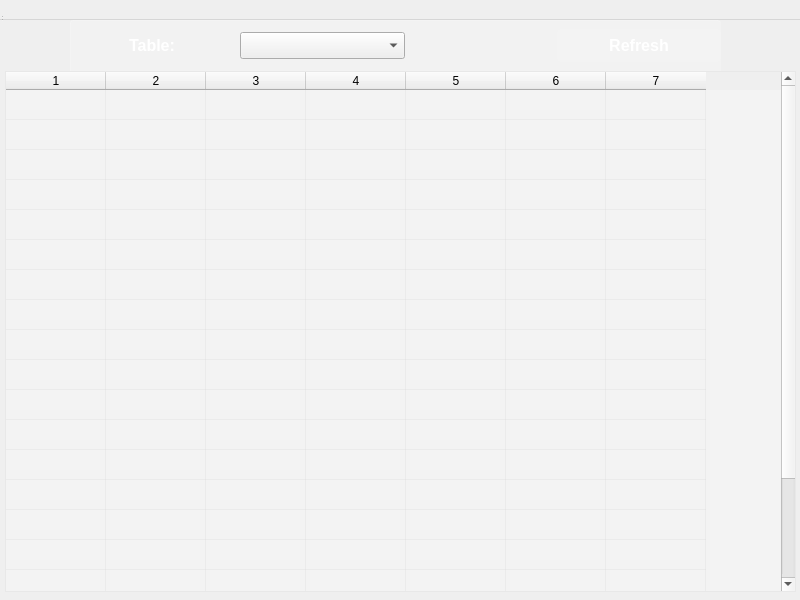
<?xml version="1.0" encoding="UTF-8"?>
<ui version="4.0">
 <class>TableWindow</class>
 <widget class="QWidget" name="TableWindow">
  <property name="geometry">
   <rect>
    <x>0</x>
    <y>0</y>
    <width>800</width>
    <height>600</height>
   </rect>
  </property>
  <property name="windowTitle">
   <string>Tablewindow</string>
  </property>
  <property name="styleSheet">
   <string notr="true">
#TableWindow {
position:absolute;
  top:0;
  right:0;
  bottom:0;
  left:0;


background: qradialgradient(cx:0.3, cy:0.86, radius:1, fx:0.3, fy:0.86, stop:0 rgba(255,255,255,0.03), stop:0.08 rgba(255,255,255,0.03), stop:0.08 transparent, stop:0.92 transparent), 
              qradialgradient(cx:0.55, cy:1, radius:1, fx:0.55, fy:1, stop:0 rgba(255,255,255,0.03), stop:0.08 rgba(255,255,255,0.03), stop:0.08 transparent, stop:0.92 transparent), 
              qradialgradient(cx:0.4, cy:0.75, radius:1, fx:0.4, fy:0.75, stop:0 rgba(255,255,255,0.03), stop:0.06 rgba(255,255,255,0.03), stop:0.06 transparent, stop:0.94 transparent), 
              qradialgradient(cx:0.07, cy:0.99, radius:1, fx:0.07, fy:0.99, stop:0 rgba(255,255,255,0.03), stop:0.06 rgba(255,255,255,0.03), stop:0.06 transparent, stop:0.94 transparent), 
              qradialgradient(cx:0.69, cy:0.76, radius:1, fx:0.69, fy:0.76, stop:0 rgba(255,255,255,0.03), stop:0.06 rgba(255,255,255,0.03), stop:0.06 transparent, stop:0.94 transparent), 
              qradialgradient(cx:0.02, cy:0.35, radius:1, fx:0.02, fy:0.35, stop:0 rgba(255,255,255,0.03), stop:0.06 rgba(255,255,255,0.03), stop:0.06 transparent, stop:0.94 transparent), 
              qradialgradient(cx:0.14, cy:0.48, radius:1, fx:0.14, fy:0.48, stop:0 rgba(255,255,255,0.03), stop:0.06 rgba(255,255,255,0.03), stop:0.06 transparent, stop:0.94 transparent), 
              qradialgradient(cx:0.28, cy:0.87, radius:1, fx:0.28, fy:0.87, stop:0 rgba(255,255,255,0.04), stop:0.04 rgba(255,255,255,0.04), stop:0.04 transparent, stop:0.96 transparent), 
              qradialgradient(cx:0.65, cy:0.14, radius:1, fx:0.65, fy:0.14, stop:0 rgba(255,255,255,0.04), stop:0.04 rgba(255,255,255,0.04), stop:0.04 transparent, stop:0.96 transparent), 
              qradialgradient(cx:0.51, cy:0.36, radius:1, fx:0.51, fy:0.36, stop:0 rgba(255,255,255,0.04), stop:0.04 rgba(255,255,255,0.04), stop:0.04 transparent, stop:0.96 transparent), 
              qradialgradient(cx:0.06, cy:0.93, radius:1, fx:0.06, fy:0.93, stop:0 rgba(255,255,255,0.04), stop:0.04 rgba(255,255,255,0.04), stop:0.04 transparent, stop:0.96 transparent), 
              qlineargradient(x1:0, y1:0, x2:1, y2:1, stop:0 rgb(23, 233, 173), stop:1 rgb(29, 24, 208));
}</string>
  </property>
  <widget class="QMenuBar" name="menubar">
   <property name="geometry">
    <rect>
     <x>0</x>
     <y>0</y>
     <width>800</width>
     <height>20</height>
    </rect>
   </property>
  </widget>
  <widget class="QStatusBar" name="statusbar">
   <property name="geometry">
    <rect>
     <x>0</x>
     <y>0</y>
     <width>3</width>
     <height>22</height>
    </rect>
   </property>
  </widget>
  <widget class="QWidget" name="horizontalWidget" native="true">
   <property name="geometry">
    <rect>
     <x>70</x>
     <y>20</y>
     <width>651</width>
     <height>51</height>
    </rect>
   </property>
   <property name="styleSheet">
    <string notr="true">#horizontalWidget {margin-top: 0px;
  border-top-left-radius: 3px;
  border-top-right-radius: 3px;
    color:#fff;
    padding:15px;
    text-align:center;
background: rgba(255,255,255,0.2);
    border-top: 1px solid rgba(255,255,255,0.2);
    border-left: 1px solid rgba(255,255,255,0.2);}</string>
   </property>
   <layout class="QHBoxLayout" name="horizontalLayout">
    <item>
     <widget class="QLabel" name="label">
      <property name="font">
       <font>
        <pointsize>12</pointsize>
        <weight>75</weight>
        <bold>true</bold>
       </font>
      </property>
      <property name="styleSheet">
       <string notr="true">color: white;</string>
      </property>
      <property name="text">
       <string>Table:</string>
      </property>
      <property name="alignment">
       <set>Qt::AlignCenter</set>
      </property>
     </widget>
    </item>
    <item>
     <widget class="QComboBox" name="tablesBox">
      <property name="font">
       <font>
        <pointsize>12</pointsize>
       </font>
      </property>
      <property name="currentText">
       <string extracomment="Таблица"/>
      </property>
     </widget>
    </item>
    <item>
     <spacer name="horizontalSpacer">
      <property name="orientation">
       <enum>Qt::Horizontal</enum>
      </property>
      <property name="sizeType">
       <enum>QSizePolicy::Fixed</enum>
      </property>
      <property name="sizeHint" stdset="0">
       <size>
        <width>146</width>
        <height>20</height>
       </size>
      </property>
     </spacer>
    </item>
    <item>
     <widget class="QPushButton" name="refreshButton">
      <property name="font">
       <font>
        <pointsize>12</pointsize>
        <weight>75</weight>
        <bold>true</bold>
       </font>
      </property>
      <property name="styleSheet">
       <string notr="true">background-color: rgba(255, 255, 255, 0.1);
border: none;
border-radius: 5px;
padding: 7px 14px;
color: white;</string>
      </property>
      <property name="text">
       <string>Refresh</string>
      </property>
     </widget>
    </item>
   </layout>
  </widget>
  <widget class="QTableWidget" name="table">
   <property name="geometry">
    <rect>
     <x>5</x>
     <y>71</y>
     <width>791</width>
     <height>521</height>
    </rect>
   </property>
   <property name="font">
    <font>
     <family>Roboto</family>
     <pointsize>14</pointsize>
    </font>
   </property>
   <property name="styleSheet">
    <string notr="true">#table {
background-color: rgba(255,255,255,0.25);}</string>
   </property>
   <property name="rowCount">
    <number>20</number>
   </property>
   <property name="columnCount">
    <number>7</number>
   </property>
   <attribute name="verticalHeaderVisible">
    <bool>false</bool>
   </attribute>
   <row/>
   <row/>
   <row/>
   <row/>
   <row/>
   <row/>
   <row/>
   <row/>
   <row/>
   <row/>
   <row/>
   <row/>
   <row/>
   <row/>
   <row/>
   <row/>
   <row/>
   <row/>
   <row/>
   <row/>
   <column/>
   <column/>
   <column/>
   <column/>
   <column/>
   <column/>
   <column/>
  </widget>
 </widget>
 <resources/>
 <connections/>
</ui>
